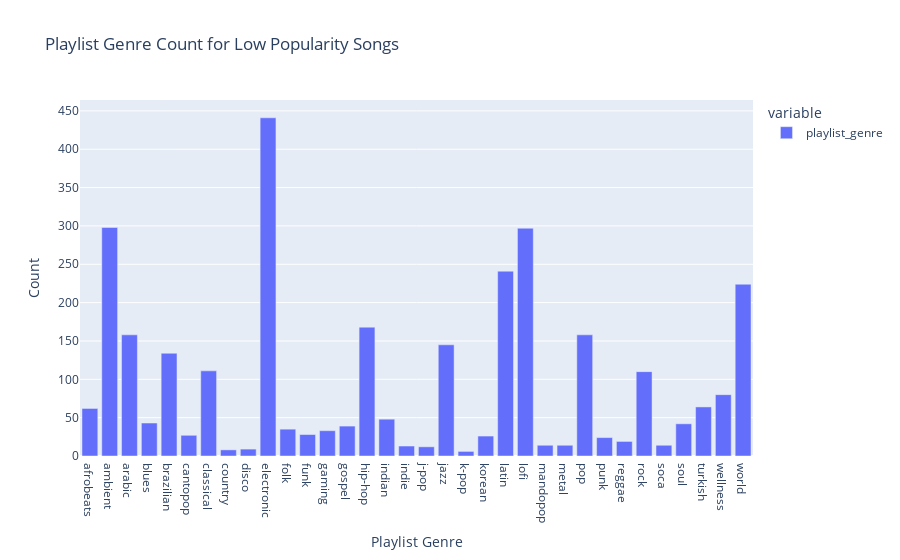

Notebook code cell kept with this figure:
### Code cell
# pl_genre_count_low = df_low.groupby('playlist_genre')['playlist_genre'].count()
# fig1 = px.bar(pl_genre_count_low, labels = {'index': 'Playlist Genre', 'value': 'Count'},
#               title = 'Playlist Genre Count for Low Popularity Songs')
# fig1

### Figure 1 — Plotly figure (JSON) as saved in the notebook; plotly's stock layout.template omitted (floating-point values rounded to 4 significant figures)
{"data": [{"alignmentgroup": "True", "hovertemplate": "variable=playlist_genre<br>Playlist Genre=%{x}<br>Count=%{y}<extra></extra>", "legendgroup": "playlist_genre", "marker": {"color": "#636efa", "pattern": {"shape": ""}}, "name": "playlist_genre", "offsetgroup": "playlist_genre", "orientation": "v", "showlegend": true, "textposition": "auto", "type": "bar", "x": ["afrobeats", "ambient", "arabic", "blues", "brazilian", "cantopop", "classical", "country", "disco", "electronic", "folk", "funk", "gaming", "gospel", "hip-hop", "indian", "indie", "j-pop", "jazz", "k-pop", "korean", "latin", "lofi", "mandopop", "metal", "pop", "punk", "reggae", "rock", "soca", "soul", "turkish", "wellness", "world"], "xaxis": "x", "y": [62, 298, 158, 43, 134, 27, 111, 8, 9, 441, 35, 28, 33, 39, 168, 48, 13, 12, 145, 6, 26, 241, 297, 14, 14, 158, 24, 19, 110, 14, 42, 64, 80, 224], "yaxis": "y"}], "layout": {"barmode": "relative", "legend": {"title": {"text": "variable"}, "tracegroupgap": 0}, "title": {"text": "Playlist Genre Count for Low Popularity Songs"}, "xaxis": {"anchor": "y", "domain": [0, 1], "title": {"text": "Playlist Genre"}}, "yaxis": {"anchor": "x", "domain": [0, 1], "title": {"text": "Count"}}}}
